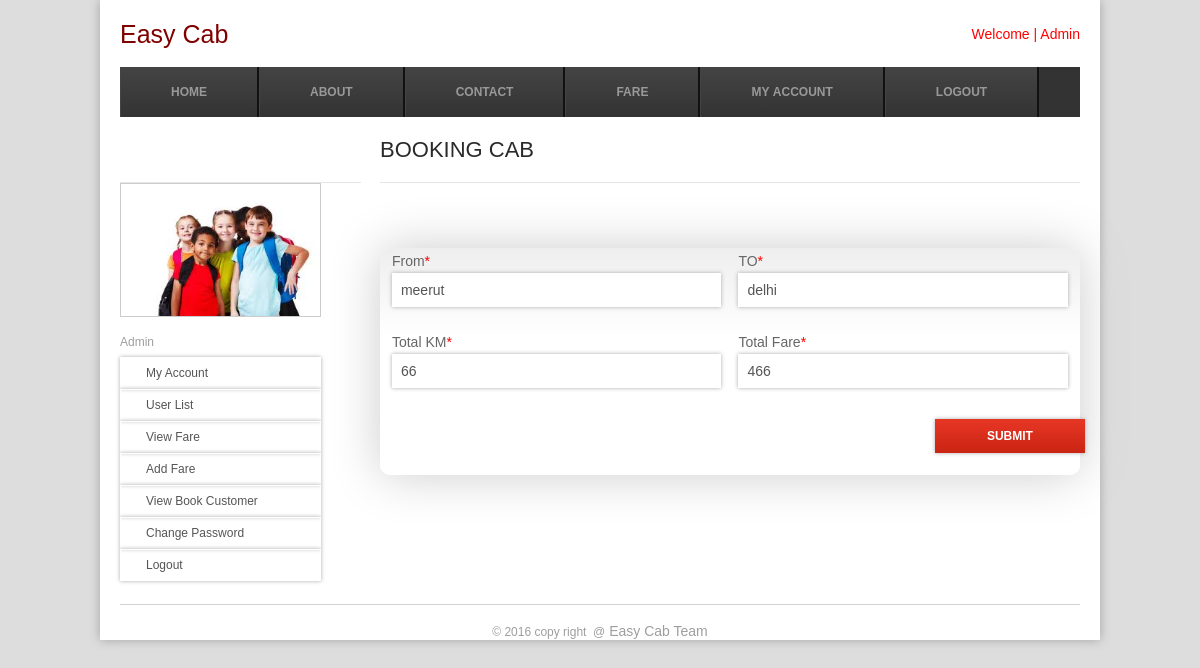
The app's page /book_cab.php?id=2 (signed in) with its own data.
### tables this page shows
CREATE TABLE `fare` (
  `id` bigint(20) NOT NULL AUTO_INCREMENT,
  `userid` bigint(10) DEFAULT NULL,
  `froms` varchar(255) DEFAULT NULL,
  `too` varchar(255) DEFAULT NULL,
  `total_km` varchar(255) DEFAULT NULL,
  `prize` varchar(255) DEFAULT NULL,
  `first_km` varchar(100) DEFAULT NULL,
  `rs` varchar(100) DEFAULT NULL,
  `adding_date` datetime DEFAULT NULL,
  `status` char(1) DEFAULT '0' COMMENT '0=> Pending, 1=>Publish , 2 => Sold',
  PRIMARY KEY (`id`)
);

### book_cab.php (the view, shortened to what this page needs)
<?php
include './dbconfigur.php';
if (!empty($user_id)) {
    ?>
    <html>
        <head>
            <?php include './title.php'; ?>
        </head>
        <body>
            <?php include './header.php'; ?>
            <?php include './leftmenu.php'; ?>
            <div class="gallery ">
                <div class="about" >
                    <h4>Booking Cab</h4>
                    <form name="registration" action="" method="post" enctype="multipart/form-data">
                        <fieldset class="indv">
                             <?php
                              if ($_GET['id'] != '') {
                            $fareid = $_GET['id'];
                        $sqlquery = "select * from fare where id = '$fareid'";
                        $result = mysql_query($sqlquery);
                        if (mysql_num_rows($result) > 0) {
                            $row = mysql_fetch_array($result);
                            ?>
                            <div class="indv_fields ">
                                <label for="income">From<span class="red">*</span></label>
                                <input type="text" name="txtfrom" id="annulainocme" value="<?php echo $row['froms']; ?>"  placeholder=""/>
                            </div>
                            <div class="indv_fields ">
                                <label for="panno">TO<span class="red">*</span></label>
                                <input type="text" name="txtto" id="to" value="<?php echo $row['too']; ?>"/>
                            </div>
                            <div class="indv_fields">
                                <label for="addr">Total KM<span class="red">*</span></label>
                                <input type="txttotalkm" name="txttotalkm" id="fare" value="<?php echo $row['total_km']; ?>" />
                            </div>
                            <div class="indv_fields">
                                <label for="addr">Total Fare<span class="red">*</span></label>
                                <input type="type" name="txttotalfare" id="fare" value="<?php echo $row['prize']; ?>"/>
                            </div>
                            <div class="indv_fields ind">
                                <input type="submit" name="btnsubmit" id="btnsubmit" value="Submit"/>
                            </div>
                              <?php } }?>
                        </fieldset>
                    </form>
                </div>
            </div>
            <?php include './footer.php'; ?>
        </body>
    </html>
    <?php
} else {
    header("location:login.php?msg=login");
}
?>

### css/style.css (style rules this page uses)
html,body,div,span,applet,object,iframe,h1,h2,h3,h4,h5,h6,p,blockquote,pre,a,abbr,acronym,address,big,cite,code,del,dfn,em,img,ins,kbd,q,s,samp,small,strike,strong,sub,sup,tt,var,b,u,i,dl,dt,dd,ol,nav ul,nav li,fieldset,form,label,legend,table,caption,tbody,tfoot,thead,tr,th,td,article,aside,canvas,details,embed,figure,figcaption,footer,header,hgroup,menu,nav,output,ruby,section,summary,time,mark,audio,video { margin:0;padding:0;border:0;font-size:100%;font:inherit;vertical-align:baseline; }
body { font-family: Arial, Helvetica, sans-serif; background-color:#EEEEEE; background: #ddd; -webkit-background-size: cover; -moz-background-size: cover; -o-background-size: cover; background-size: cover; }
.gallery { float:right; width: 700px; }
.gallery h4 { color: #2A2A2A; font-family: "Agency FB" Helvetica, sans-serif; font-weight: 300; font-size: 22px; text-transform: uppercase; line-height: 35px; padding: 15px 0px; letter-spacing: 0px; border-bottom: 1px solid #e5e5e5; margin-bottom: 13px; }
.red { color: red; }
.gallery label { font-family: Arial, Helvetica, sans-serif; font-size:14px; color: #666; }
.gallery form { background: #fff; -webkit-border-radius: 10px; -moz-border-radius: 10px; border-radius: 10px; background: -webkit-gradient(linear, 0% 0%, 0% 40%, from(#EEE), to(#FFFFFF)); background: -moz-linear-gradient(0% 40% 90deg,#FFF, #EEE); -webkit-box-shadow:0px 0 50px #ccc; -moz-box-shadow:0px 0 50px #ccc; box-shadow:0px 0 50px #ccc; }
.gallery fieldset { border: none; }
.gallery input, textarea { padding: 8px; margin: 4px 0 20px 0; outline:none; width: 99%; font-size: 14px; color: #555; border: 1px rgb(255, 255, 255) solid; -webkit-box-shadow: 0px 0px 4px #aaa; -moz-box-shadow: 0px 0px 4px #aaa; box-shadow: 0px 0px 4px #aaa; -webkit-transition: background 0.3s linear; }
.gallery input[type="submit"] { font-family: Arial, Helvetica, sans-serif; font-weight: normal; font-size: 12px; text-transform: uppercase; border: none; cursor: pointer; color: #fff; display: inline-block; background: url(../images/search_shape.png) 0 0 repeat-x #ca2514; padding: 10px 15px; font-weight: bold; width:150px; float: right; }
.indv { width: 99%; height: 0 auto; padding: 0 5px; margin-top: 65px; }
.indv_fields { width: 48%; float: left; padding: 5px 1% 2px 1%; }
.indv_fields input, textarea, select { padding: 8px; margin: 4px 0 20px 0; outline:none; width: 99%; font-size: 14px; color: #555; border: 1px rgb(255, 255, 255) solid; -webkit-box-shadow: 0px 0px 4px #aaa; -moz-box-shadow: 0px 0px 4px #aaa; box-shadow: 0px 0px 4px #aaa; -webkit-transition: background 0.3s linear; }
.ind { width: 100%; height: auto; }

### records on screen
fare: txtfrom "meerut", txtto "delhi", txttotalkm "66", txttotalfare "466"

### other values on screen
$user_name "Admin"
